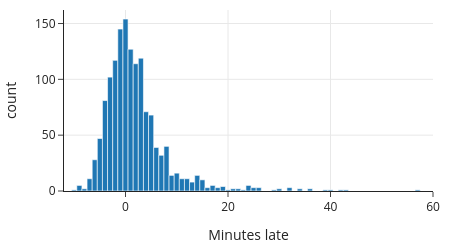

This figure's notebook cell:
### Markdown cell above
The `minutes_late` column in the data table records how late each bus was.
Notice that some of the times are negative, meaning that the bus arrived
early. Let's examine a histogram of the minutes each bus is late:

### Code cell
fig = px.histogram(times, x='minutes_late', width=450, height=250)
fig.update_xaxes(range=[-12, 60], title_text='Minutes late')
fig.show()

### Figure 1 — Plotly figure (JSON) as saved in the notebook; plotly's stock layout.template omitted (floating-point values rounded to 4 significant figures; data arrays with more than 128 entries replaced by an {"elided": "..."} marker saying what was removed)
{"data": [{"alignmentgroup": "True", "bingroup": "x", "hovertemplate": "minutes_late=%{x}<br>count=%{y}<extra></extra>", "legendgroup": "", "marker": {"color": "#1F77B4", "pattern": {"shape": ""}}, "name": "", "offsetgroup": "", "orientation": "v", "showlegend": false, "type": "histogram", "x": {"elided": "1434 float values"}, "xaxis": "x", "yaxis": "y"}], "layout": {"barmode": "relative", "height": 250, "legend": {"tracegroupgap": 0}, "width": 450, "xaxis": {"anchor": "y", "domain": [0, 1], "range": [-12, 60], "title": {"text": "Minutes late"}}, "yaxis": {"anchor": "x", "domain": [0, 1], "title": {"text": "count"}}}}
